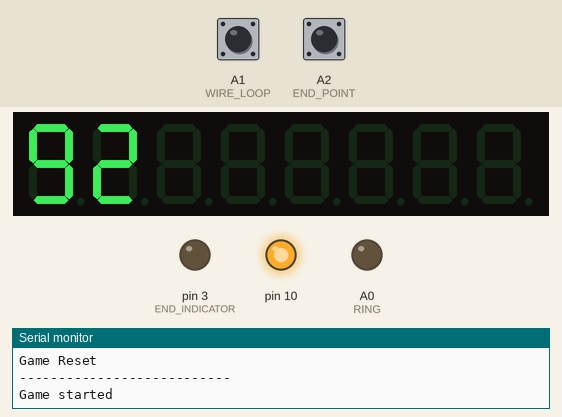
Bench run of a sketch on a simulated Arduino Uno, built with avr-gcc and run on an emulated ATmega328P. Shown: 8-digit seven-segment display, output pins drawn as LEDs (lit = HIGH), the last lines printed to the serial monitor. Wiring (inferred from the names in the program): MAX7219 LED driver: CS pin 7. The inputs (shaded band) are chosen by the test bench; at power-on: A1 (WIRE_LOOP) HIGH, A2 (END_POINT) HIGH. Pins used as bus, display or sensor lines are not drawn.

Above: at 0.45 s.
At 1.25 s:
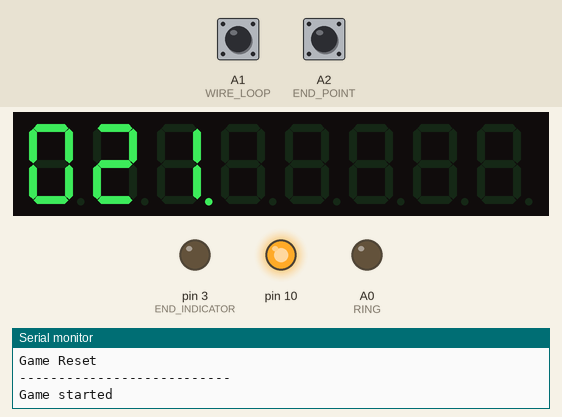
1.3 s: A1 (WIRE_LOOP) pulled LOW for 0.15 s
At 2.2 s:
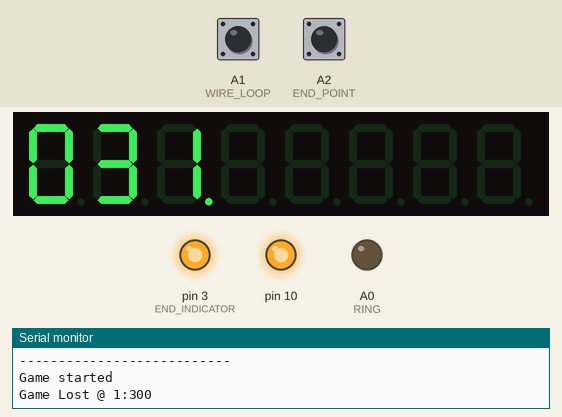
Timing chart, 0 to 4.3 s (numbered marks = the images above; inputs shaded):
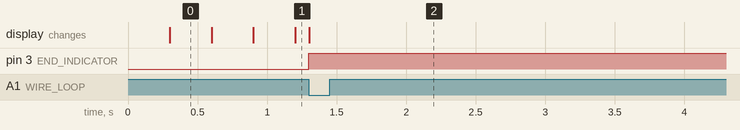

The sketch:

Tiara_Game.ino
```cpp
/*
  | Arduino   | MAX7219       |
  | --------- | ------------- |
  | MOSI (11) | DIN (1)       |
  | SCK (13)  | CLK (13)      |
  | I/O (7)   | LOAD/CS (12)  |

 */
#include <SPI.h>   //to communicate with MAX7219


#define LOAD_PIN 7  //load pin of MAX7219
#define RING A0    //hand held part connects to this
#define WIRE_LOOP A1   //game loop connects to this
#define END_POINT A2   //end point detector pad connects to this
#define END_INDICATOR 3   //alarm or LED conncets to this to show game ended
#define TRIAL_TIME 500 //time until which game doesnt end

long int startTime = 0;  //to store start time
long int endTime = 0;  //to store time the game ended
int gameStatus = 0; //0 = not started, 1= Started ongoing, 2=ended, 3=won

/*
 * Transfers data to a MAX7219/MAX7221 register.
 *
 * address The register to load data into
 * value   Value to store in the register
 */
void maxTransfer(int address, int value) {

  // Ensure LOAD/CS is LOW
  digitalWrite(LOAD_PIN, LOW);

  // Send the register address
  SPI.transfer(address);

  // Send the value
  SPI.transfer(value);

  // Tell chip to load in data
  digitalWrite(LOAD_PIN, HIGH);
}

void init_display()
{
  // Set load pin to output
  pinMode(LOAD_PIN, OUTPUT);

  // Reverse the SPI transfer to send the MSB first
  SPI.setBitOrder(MSBFIRST);

  // Start SPI
  SPI.begin();

  // Enable mode B
  maxTransfer(0x09, 0xFF);

  // Use lowest intensity
  maxTransfer(0x0A, 0x05);

  // Activate display of all 8 digits
  maxTransfer(0x0B, 0x07);

  // Turn on chip
  maxTransfer(0x0C, 0x01);

  //blank all the digits
  for( int i=1; i<=8; i++)
    maxTransfer(i, 0x0F);

}

void display_time()
{
  //blank all the digits
  //for( int i=1; i<=8; i++)
   // maxTransfer(i, 0x0F);
  long int temp = 0;
  if(gameStatus == 1)
    temp = (millis() - startTime) / 10;
  else if(gameStatus == 2 || gameStatus == 3)
    temp = (endTime - startTime)/10;
  //if(temp<100);
  //maxTransfer(6, 0x80);
  //if(temp<1000)
  //maxTransfer(5, 0);

  //display time
  for(int i=0; temp>0; i++)
  {
    if(8-i == 6)
      maxTransfer(8-i, 0x80|temp%10);
    else
      maxTransfer(8-i, temp%10);
    temp = temp/10;
  }
}

void setup() {

  Serial.begin(9600);
  Serial.println("Game Reset");
  Serial.println("---------------------------");
  init_display(); //initialise display

  pinMode(RING , OUTPUT);
  pinMode(WIRE_LOOP , INPUT_PULLUP);
  pinMode(END_POINT , INPUT_PULLUP);
  pinMode(END_INDICATOR, OUTPUT);

  digitalWrite(RING, LOW);
  digitalWrite(END_INDICATOR, LOW);
}


void loop() {
  if(gameStatus == 0)
    if(digitalRead(WIRE_LOOP) == HIGH)
    {
      startTime = millis();
      gameStatus = 1;
      Serial.println("Game started");
    }
  if(gameStatus == 1)
    if((millis() - startTime) > TRIAL_TIME)
      if(digitalRead(WIRE_LOOP) == LOW)
      {
        endTime = millis();
        gameStatus = 2;
        digitalWrite(END_INDICATOR, HIGH);
        Serial.print("Game Lost @ ");
        Serial.print((endTime-startTime)/1000);
        Serial.print(":");
        Serial.println((endTime-startTime)%1000);
      }
  if(gameStatus == 1)
    if(digitalRead(END_POINT)== LOW)
    {
      endTime = millis();
      gameStatus = 3;
      Serial.print("Game WON @ ");
      Serial.print((endTime-startTime)/1000);
      Serial.print(":");
      Serial.println((endTime-startTime)%1000);
    }
  display_time();
  delay(1);
}
```

Measured:
- after the input at 1.3 s, pin 3 (END_INDICATOR): LOW → HIGH at once
